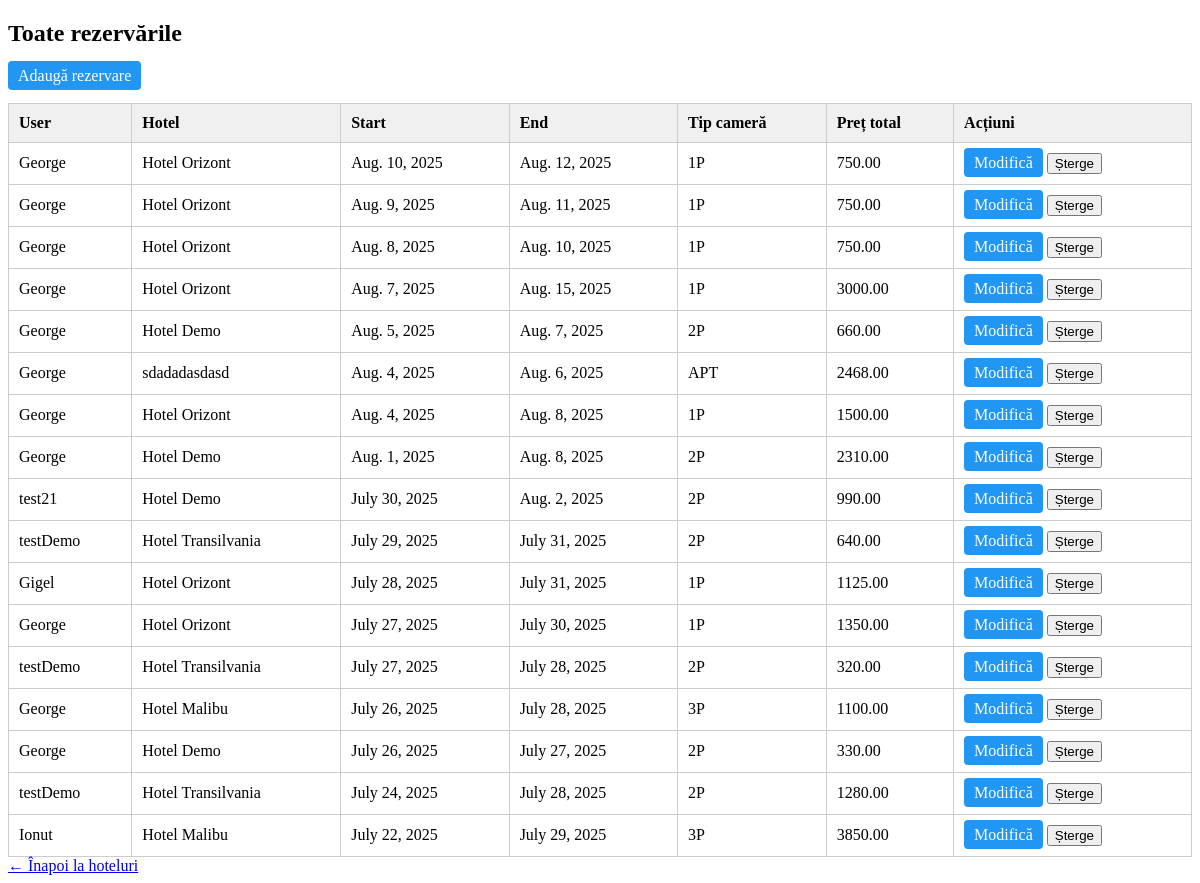
The app's page /booking/admin/reservations/ (signed in), older data.
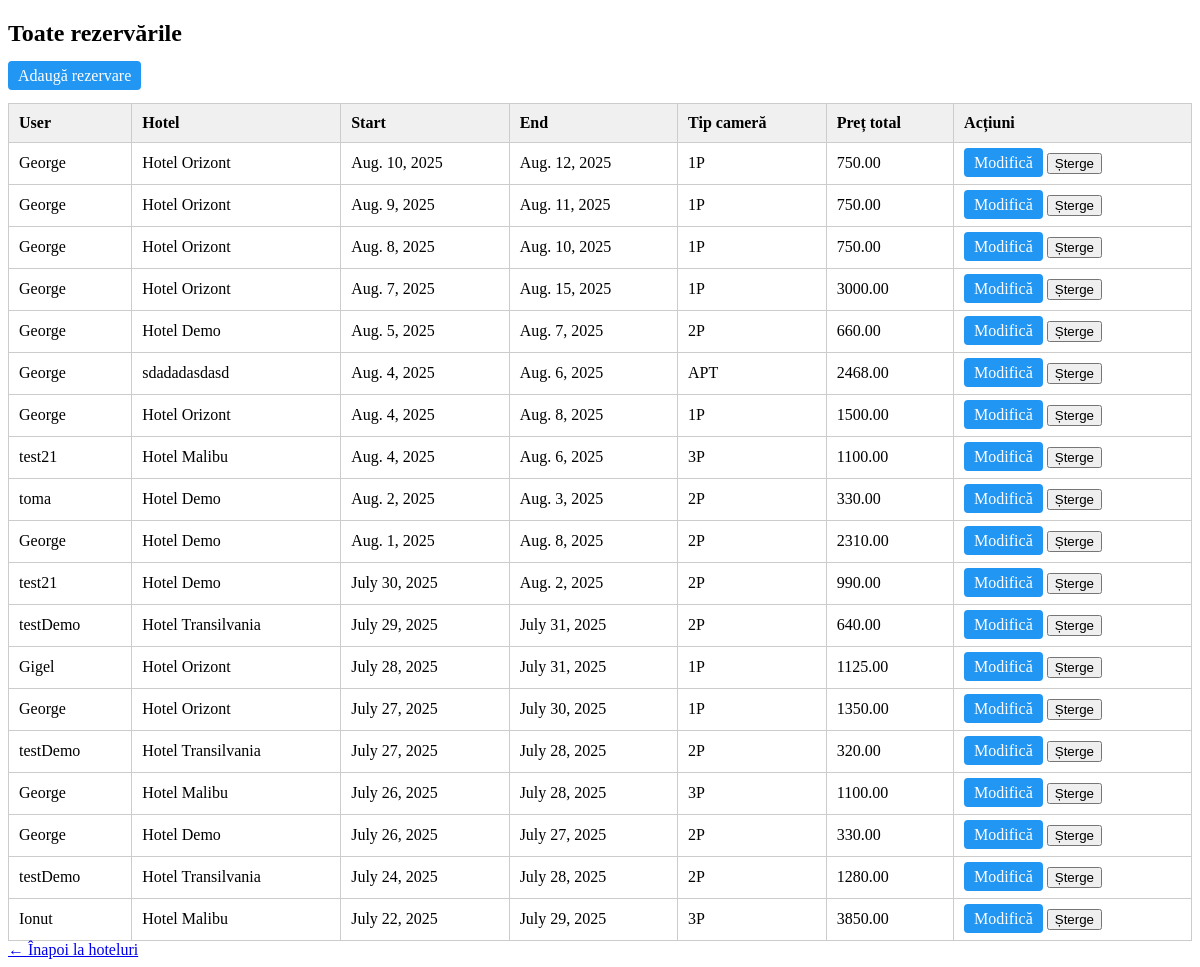
The same page, newer data.
### booking/models/reservation.py (models this page shows, shortened)
class Reservation(models.Model):
    user = models.ForeignKey(settings.AUTH_USER_MODEL, on_delete=models.CASCADE)
    hotel = models.ForeignKey(Hotel, on_delete=models.CASCADE)
    room_type = models.CharField(max_length=3, choices=Hotel.HOTEL_TYPES, editable=False)
    start_date = models.DateField()
    end_date = models.DateField()
    total_price = models.DecimalField(max_digits=8, decimal_places=2, blank=True, null=True)

### booking/models/user.py (models this page shows)
class CustomUser(AbstractUser):
    age = models.PositiveIntegerField(null=True, blank=True)
    profession = models.CharField(max_length=100, blank=True)
    profile_picture_url = models.URLField(blank=True, null=True)
    reservation_deleted_notification = models.BooleanField(default=False)

### booking/models/hotel.py (models this page shows, shortened)
class Hotel(models.Model):
    HOTEL_TYPES = [
        ('1P', 'Cameră pentru 1 persoană'),
        ('2P', 'Cameră pentru 2 persoane'),
        ('3P', 'Cameră pentru 3 persoane'),
        ('APT', 'Apartament'),
    ]
    name = models.CharField(max_length=100)
    location = models.CharField(max_length=100)
    description = models.TextField()
    available_types = models.CharField(max_length=3, choices=HOTEL_TYPES)
    price_per_night = models.DecimalField(max_digits=7, decimal_places=2)
    is_active = models.BooleanField(default=True)
    photo_url = models.URLField(blank=True, null=True)
    amenities = models.ManyToManyField(Amenity, blank=True, related_name='hotels')

### booking/views/reservation_views.py (the view)
# urls.py: path('admin/reservations/', all_reservations_view, name='admin_reservations'),
@staff_member_required
def all_reservations_view(request):
    reservations = Reservation.objects.select_related('user', 'hotel').all().order_by('-start_date')
    return render(request, 'booking/list.html', {
        'reservations': reservations
    })

### booking/templates/booking/list.html (shortened to what this page needs)
<!DOCTYPE html>
<html>
<head>
</head>
<body>
    <h2>Toate rezervările</h2>
    <a href="{% url 'create_reservation_admin' %}" class="button">Adaugă rezervare</a>
    <br><br>
    <table>
        <thead>
            <tr>
                <th>User</th>
                <th>Hotel</th>
                <th>Start</th>
                <th>End</th>
                <th>Tip cameră</th>
                <th>Preț total</th>
                <th>Acțiuni</th>
            </tr>
        </thead>
        <tbody>
            {% for r in reservations %}
            <tr>
                <td>{{ r.user.username }}</td>
                <td>{{ r.hotel.name }}</td>
                <td>{{ r.start_date }}</td>
                <td>{{ r.end_date }}</td>
                <td>{{ r.room_type }}</td>
                <td>{{ r.total_price }}</td>
                <td>
                    <a href="{% url 'update_reservation_admin' r.id %}" class="button">Modifică</a>
                    <form action="{% url 'delete_reservation_admin' r.id %}" method="post" style="display:inline;">
                        <button type="submit" onclick="return confirm('Ești sigur că vrei să ștergi această rezervare?');">Șterge</button>
                    </form>
                </td>
            </tr>
            {% endfor %}
        </tbody>
    </table>
    <a href="{% url 'hotels' %}">← Înapoi la hoteluri</a>
</body>
</html>

### booking/templates/booking/list.html (style rules this page uses)
table { width: 100%; border-collapse: collapse; background: #fff; }
th, td { padding: 10px; border: 1px solid #ccc; text-align: left; }
th { background-color: #f0f0f0; }
a.button { padding: 6px 10px; background: #2196F3; color: white; text-decoration: none; border-radius: 4px; }

Row changes from the older to the newer data that the page shows:
added Reservation: user.username "test21", hotel.name "Hotel Malibu", start_date "Aug. 4, 2025", end_date "Aug. 6, 2025", room_type "3P", total_price "1100.00"
added Reservation: user.username "toma", hotel.name "Hotel Demo", start_date "Aug. 2, 2025", end_date "Aug. 3, 2025", room_type "2P", total_price "330.00"
